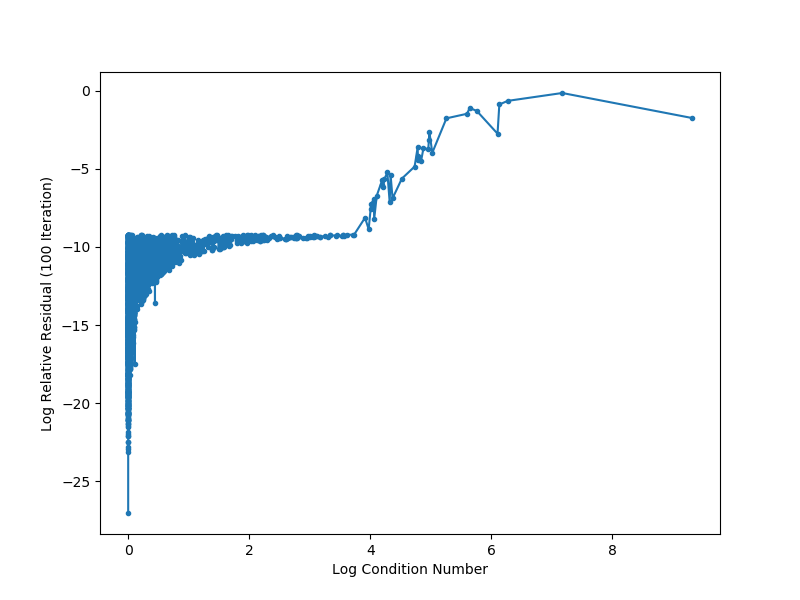

This figure's Python source:
import numpy as np
import matplotlib.pyplot as plt
np.random.seed(1234567890)

def loss(x, A, b):
    return np.linalg.norm(A @ x - b) / np.linalg.norm(b)
    
def gauss_seidel(A, b):
    x = b.copy()
    cnt = 0
    old_loss = loss(x, A, b)
    rate = None
    while old_loss > 1e-4 and cnt < 100:
        for i in range(len(x)):
            sigma = b[i, 0]
            for j in range(0, len(x)):
                if j == i:
                    continue
                else:
                    sigma -= A[i, j] * x[j, 0]
            x[i, 0] = sigma / A[i, i]
        cnt += 1
        new_loss = loss(x, A, b)
        rate = new_loss / old_loss
        old_loss = new_loss
    return loss(x, A, b)

results = []
for N in (2, 3, 4):
    b = np.random.normal(size=(N, 1))
    for i in range(1000):
        A = np.ones(shape=(N, N))
        for r in range(A.shape[0]):
            for c in range(r + 1, A.shape[1]):
                if r == c:
                    continue
                else:
                    pass
                val = (np.random.random() - 0.5) * 2 * np.exp(np.random.randint(-20, 2))
                A[r, c] = val
                A[c, r] = val
        cond, metric = np.linalg.cond(A), gauss_seidel(A, b)
        if np.all(np.linalg.eig(A)[0] > 0) and np.all(np.diag(A) == 1) and np.all(A.T == A):
            results.append((cond, metric))
        else:
            pass

results = sorted(results, key=lambda x: x[0])
results = np.array(results, dtype=float)

fig, ax = plt.subplots(1, 1, figsize=(8, 6))
ax.plot(np.log(results[:, 0]), np.log(results[:, 1]), marker='.')
ax.set_xlabel('Log Condition Number')
ax.set_ylabel('Log Relative Residual (100 Iteration)')
fig.savefig('p4.png')